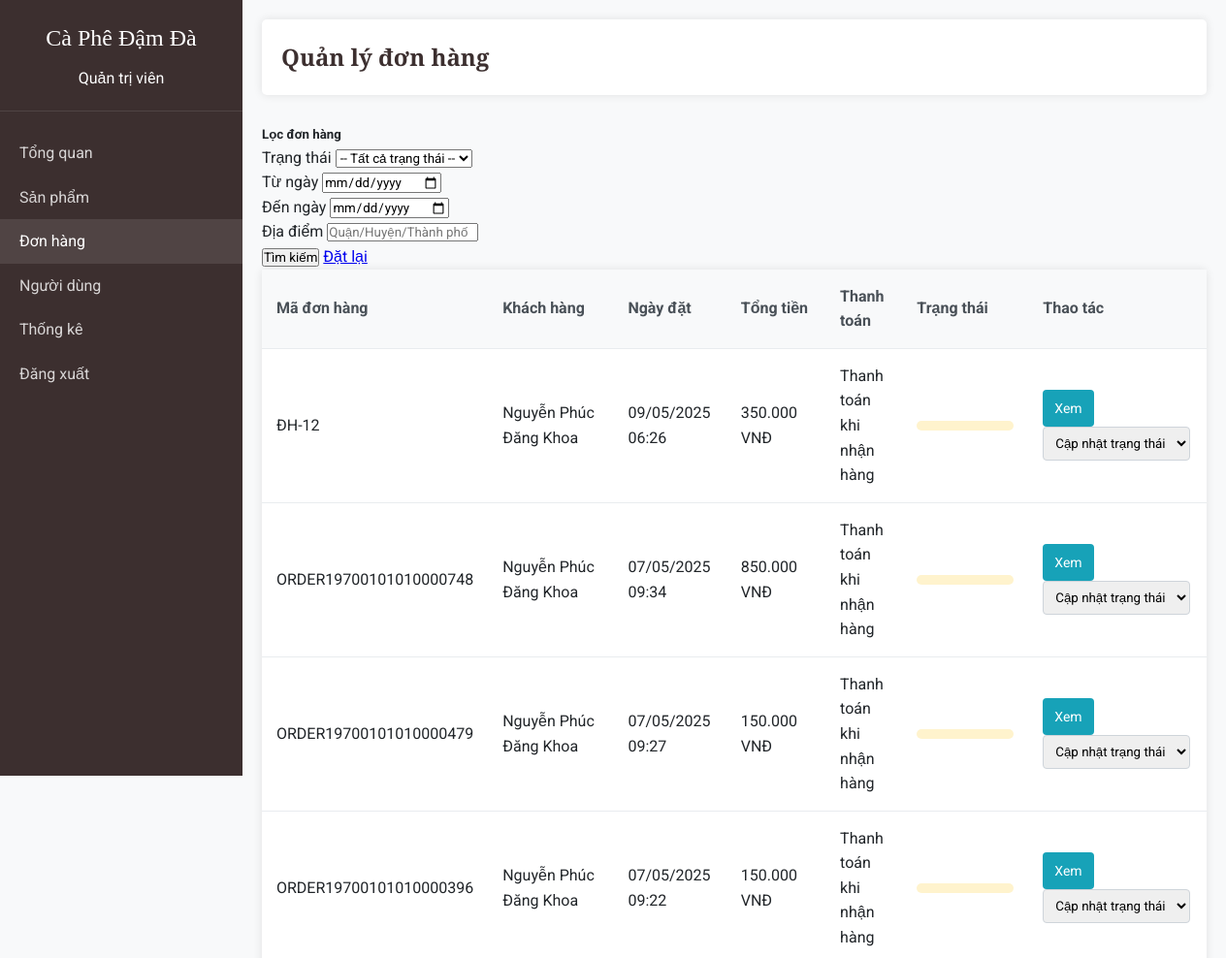
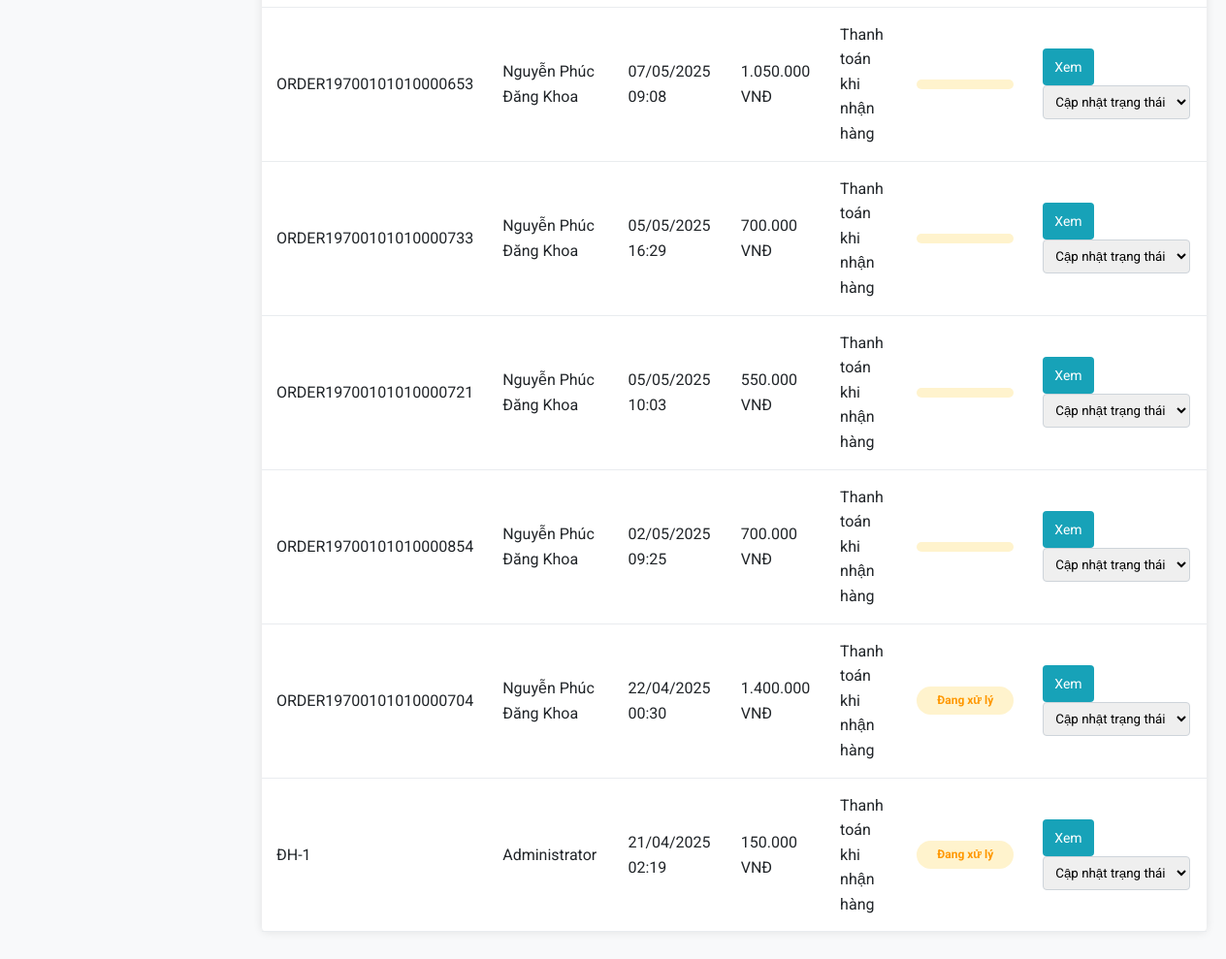
/lab1/admin/orders/index.php (signed in), run on the app's committed database (2 pictures, top to bottom).
### tables this page shows
CREATE TABLE `orders` (
  `id` int(11) NOT NULL,
  `order_number` varchar(30) DEFAULT NULL,
  `user_id` int(11) NOT NULL,
  `shipping_name` varchar(100) NOT NULL,
  `shipping_address` varchar(255) NOT NULL,
  `shipping_city` varchar(100) NOT NULL,
  `shipping_phone` varchar(20) NOT NULL,
  `payment_method` varchar(50) NOT NULL,
  `total_amount` decimal(10,2) NOT NULL,
  `status` enum('Đang xử lý','Đang giao hàng','Đã giao hàng','Đã hủy') NOT NULL DEFAULT 'Đang xử lý',
  `order_date` datetime DEFAULT current_timestamp()
);

CREATE TABLE `users` (
  `id` int(11) NOT NULL,
  `username` varchar(50) NOT NULL,
  `password` varchar(255) NOT NULL,
  `email` varchar(100) NOT NULL,
  `fullname` varchar(100) NOT NULL,
  `phone` varchar(20) NOT NULL,
  `address` varchar(255) NOT NULL,
  `city` varchar(100) NOT NULL,
  `role` enum('admin','customer') NOT NULL DEFAULT 'customer',
  `created_at` timestamp NOT NULL DEFAULT current_timestamp()
);

### lab1/admin/orders/index.php (the view, shortened to what this page needs)
<?php
$host = "localhost";
$username = "root";
$password = "";
$database = "lab1";
$conn = new mysqli($host, $username, $password, $database);
$conn->set_charset("utf8mb4");
$orders_exist = $conn->query("SHOW TABLES LIKE 'orders'")->num_rows > 0;
if (!$orders_exist) {
    $sql_create_orders = "CREATE TABLE `orders` (
        `id` int(11) NOT NULL AUTO_INCREMENT,
        `user_id` int(11) NOT NULL,
        `total_amount` decimal(10,2) NOT NULL,
        `status` varchar(50) NOT NULL DEFAULT 'pending',
        `payment_method` varchar(50) NOT NULL DEFAULT 'cash',
        `shipping_address` text NOT NULL,
        `order_date` datetime NOT NULL DEFAULT CURRENT_TIMESTAMP,
        PRIMARY KEY (`id`)
    )";
    $conn->query($sql_create_orders);
    echo "<div class='alert alert-info'>Bảng orders vừa được tạo. Chưa có đơn hàng nào.</div>";
    $orders = [];
} else {
    $params = [];
    $param_types = "";
    $where_sql = "";
    $sql = "SELECT o.*, u.fullname as customer_name
            FROM orders o
            LEFT JOIN users u ON o.user_id = u.id " . $where_sql . "
            ORDER BY o.order_date DESC";
    if (!empty($params)) {
        $stmt = $conn->prepare($sql);
        $stmt->bind_param($param_types, ...$params);
        $stmt->execute();
        $result = $stmt->get_result();
    } else {
        $result = $conn->query($sql);
    }
    $orders = [];
    if ($result && $result->num_rows > 0) {
        while ($row = $result->fetch_assoc()) {
            $orders[] = $row;
        }
    }
}
?>
<!DOCTYPE html>
<html lang="vi">
<head>
</head>
<body>
    <div class="container">
        <div class="sidebar">
            <div class="sidebar-header">
                <div class="logo">Cà Phê Đậm Đà</div>
                <div>Quản trị viên</div>
            </div>
            <div class="sidebar-menu">
                <a href="../index.php" class="menu-item">Tổng quan</a>
                <a href="../products/index.php" class="menu-item">Sản phẩm</a>
                <a href="index.php" class="menu-item active">Đơn hàng</a>
                <a href="../users/index.php" class="menu-item">Người dùng</a>
                <a href="../statistics/top-customers.php" class="menu-item">Thống kê</a>
                <a href="../logout.php" class="menu-item">Đăng xuất</a>
            </div>
        </div>
        <div class="main-content">
            <div class="page-header">
                <h1 class="page-title">Quản lý đơn hàng</h1>
            </div>
            <div class="card mb-4">
                <div class="card-header bg-primary text-white">
                    <h5 class="m-0"><i class="fas fa-filter mr-2"></i>Lọc đơn hàng</h5>
                </div>
                <div class="card-body">
                    <form method="GET" action="" class="row">
                        <div class="col-md-3 mb-3">
                            <div class="form-group">
                                <label for="status"><i class="fas fa-tag mr-1"></i>Trạng thái</label>
                                <select name="status" id="status" class="form-control form-control-sm">
                                    <option value="">-- Tất cả trạng thái --</option>
                                </select>
                            </div>
                        </div>
                        <div class="col-md-3 mb-3">
                            <div class="form-group">
                                <label for="date_from"><i class="far fa-calendar-alt mr-1"></i>Từ ngày</label>
                                <input type="date" name="date_from" id="date_from" class="form-control form-control-sm"
                                       value="<?php echo isset($_GET['date_from']) ? $_GET['date_from'] : ''; ?>">
                            </div>
                        </div>
                        <div class="col-md-3 mb-3">
                            <div class="form-group">
                                <label for="date_to"><i class="far fa-calendar-alt mr-1"></i>Đến ngày</label>
                                <input type="date" name="date_to" id="date_to" class="form-control form-control-sm"
                                       value="<?php echo isset($_GET['date_to']) ? $_GET['date_to'] : ''; ?>">
                            </div>
                        </div>
                        <div class="col-md-3 mb-3">
                            <div class="form-group">
                                <label for="location"><i class="fas fa-map-marker-alt mr-1"></i>Địa điểm</label>
                                <input type="text" name="location" id="location" class="form-control form-control-sm"
                                       placeholder="Quận/Huyện/Thành phố"
                                       value="<?php echo isset($_GET['location']) ? $_GET['location'] : ''; ?>">
                            </div>
                        </div>
                        <div class="col-12 text-center">
                            <button type="submit" class="btn btn-primary btn-sm px-4">
                                <i class="fas fa-search mr-1"></i>Tìm kiếm
                            </button>
                            <a href="index.php" class="btn btn-outline-secondary btn-sm ml-2">
                                <i class="fas fa-redo-alt mr-1"></i>Đặt lại
                            </a>
                        </div>
                    </form>
                </div>
            </div>
            <table>
                <thead>
                    <tr>
                        <th>Mã đơn hàng</th>
                        <th>Khách hàng</th>
                        <th>Ngày đặt</th>
                        <th>Tổng tiền</th>
                        <th>Thanh toán</th>
                        <th>Trạng thái</th>
                        <th>Thao tác</th>
                    </tr>
                </thead>
                <tbody>
                    <?php if (!empty($orders)): ?>
                        <?php foreach ($orders as $row): ?>
                            <tr>
                                <td><?php echo isset($row['order_number']) ? $row['order_number'] : 'ĐH-' . $row['id']; ?></td>
                                <td><?php echo htmlspecialchars($row['customer_name'] ?? 'Khách vãng lai'); ?></td>
                                <td><?php echo date('d/m/Y H:i', strtotime($row['order_date'])); ?></td>
                                <td><?php echo number_format($row['total_amount'], 0, ',', '.'); ?> VNĐ</td>
                                <td>
                                    <?php
                                    $payment_methods = [
                                        'cod' => 'Thanh toán khi nhận hàng',
                                        'banking' => 'Chuyển khoản ngân hàng',
                                        'momo' => 'Ví MoMo',
                                        'vnpay' => 'VN Pay'
                                    ];
                                    echo isset($payment_methods[$row['payment_method']]) ? $payment_methods[$row['payment_method']] : $row['payment_method'];
                                    ?>
                                </td>
                                <td>
                                    <?php
                                    $status_class = '';
                                    $status_text = '';
                                    switch($row['status'] ?? 'pending') {
                                        default:
                                            $status_class = 'pending';
                                            $status_text = $row['status'] ?? 'Chờ xác nhận';
                                    }
                                    ?>
                                    <span class="status <?php echo $status_class; ?>"><?php echo $status_text; ?></span>
                                </td>
                                <td>
                                    <a href="view.php?id=<?php echo $row['id']; ?>" class="action-btn view-btn">Xem</a>
                                    <form method="get" action="" style="display: inline;">
                                        <select name="status" class="status-select" onchange="this.form.submit()">
                                            <option value="">Cập nhật trạng thái</option>
                                        </select>
                                    </form>
                                </td>
                            </tr>
                        <?php endforeach; ?>
                    <?php else: ?>
                        <tr>
                            <td colspan="7" style="text-align: center;">Không có đơn hàng nào</td>
                        </tr>
                    <?php endif; ?>
                </tbody>
            </table>
        </div>
    </div>
</body>
</html>

### lab1/admin/orders/index.php (style rules this page uses)
* { margin: 0; padding: 0; box-sizing: border-box; font-family: 'Roboto', sans-serif; }
body { background-color: #f8f9fa; color: #212529; line-height: 1.6; }
.container { display: flex; min-height: 100vh; }
.sidebar { width: 250px; background-color: #3c2f2f; color: white; padding: 20px 0; height: 100vh; position: fixed; }
.sidebar-header { padding: 0 20px 20px; border-bottom: 1px solid rgba(255,255,255,0.1); text-align: center; }
.logo { font-family: 'Playfair Display', serif; font-size: 1.5rem; margin-bottom: 10px; }
.sidebar-menu { padding: 20px 0; }
.menu-item { padding: 10px 20px; display: block; color: rgba(255,255,255,0.8); text-decoration: none; transition: all 0.3s; }
.menu-item:hover, .menu-item.active { background-color: rgba(255,255,255,0.1); color: white; }
.main-content { flex: 1; margin-left: 250px; padding: 20px; }
.page-header { display: flex; justify-content: space-between; align-items: center; margin-bottom: 30px; background-color: white; padding: 20px; border-radius: 5px; box-shadow: 0 0 10px rgba(0,0,0,0.1); }
.page-title { font-family: 'Playfair Display', serif; color: #3c2f2f; font-size: 24px; }
table { width: 100%; border-collapse: collapse; background-color: white; box-shadow: 0 0 10px rgba(0,0,0,0.1); border-radius: 5px; margin-bottom: 30px; }
th, td { padding: 15px; text-align: left; border-bottom: 1px solid #e9ecef; }
th { background-color: #f8f9fa; color: #495057; font-weight: bold; }
.status { padding: 5px 10px; border-radius: 20px; font-size: 12px; font-weight: bold; text-align: center; display: inline-block; min-width: 100px; }
.pending { background-color: rgba(255, 193, 7, 0.2); color: #ff9800; }
.action-btn { padding: 8px 12px; border: none; border-radius: 4px; cursor: pointer; text-decoration: none; font-size: 14px; display: inline-block; margin-right: 5px; text-align: center; }
.view-btn { background-color: #17a2b8; color: white; }
.status-select { padding: 8px; border-radius: 4px; border: 1px solid #ced4da; }

### data on the page
orders: id "12", user.fullname "Nguyễn Phúc Đăng Khoa", order_date "09/05/2025 06:26", total_amount "350.000", payment_method "Thanh toán khi nhận hàng"
orders: order_number "ORDER19700101010000748", user.fullname "Nguyễn Phúc Đăng Khoa", order_date "07/05/2025 09:34", total_amount "850.000", payment_method "Thanh toán khi nhận hàng"
orders: order_number "ORDER19700101010000479", user.fullname "Nguyễn Phúc Đăng Khoa", order_date "07/05/2025 09:27", total_amount "150.000", payment_method "Thanh toán khi nhận hàng"
orders: order_number "ORDER19700101010000396", user.fullname "Nguyễn Phúc Đăng Khoa", order_date "07/05/2025 09:22", total_amount "150.000", payment_method "Thanh toán khi nhận hàng"
orders: order_number "ORDER19700101010000653", user.fullname "Nguyễn Phúc Đăng Khoa", order_date "07/05/2025 09:08", total_amount "1.050.000", payment_method "Thanh toán khi nhận hàng"
orders: order_number "ORDER19700101010000733", user.fullname "Nguyễn Phúc Đăng Khoa", order_date "05/05/2025 16:29", total_amount "700.000", payment_method "Thanh toán khi nhận hàng"
orders: order_number "ORDER19700101010000721", user.fullname "Nguyễn Phúc Đăng Khoa", order_date "05/05/2025 10:03", total_amount "550.000", payment_method "Thanh toán khi nhận hàng"
orders: order_number "ORDER19700101010000854", user.fullname "Nguyễn Phúc Đăng Khoa", order_date "02/05/2025 09:25", total_amount "700.000", payment_method "Thanh toán khi nhận hàng"
orders: order_number "ORDER19700101010000704", user.fullname "Nguyễn Phúc Đăng Khoa", order_date "22/04/2025 00:30", total_amount "1.400.000", payment_method "Thanh toán khi nhận hàng", status "Đang xử lý"
orders: id "1", user.fullname "Administrator", order_date "21/04/2025 02:19", total_amount "150.000", payment_method "Thanh toán khi nhận hàng", status "Đang xử lý"
